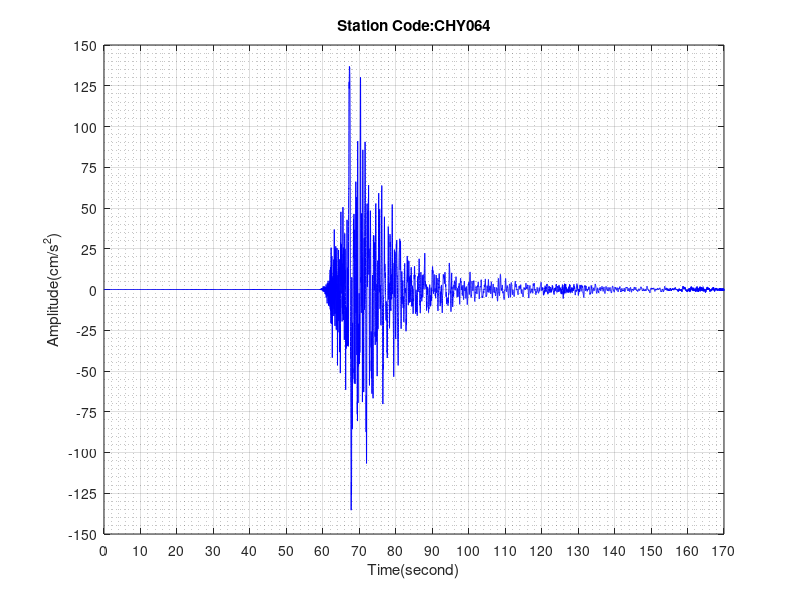

Here is the MATLAB script that generated this plot:
%% Credits
% NCU IPES 葉昀翔 109605510 

%% 單檔案處理 比大小

%%  開檔
fid = fopen('hw12_data.txt','r') ;

%% 讀檔 為矩陣
A = fscanf(fid,'%f %f',[2 inf]) ;   %2列inf行
A = A' ;   %inf列2行

%% 比大小
big = -1E+06 ;
small = +1E+06 ;
for i=1:34000
   if A(i,2) >= big
      big = A(i,2) ;
   end
   if A(i,2) <= small
      small = A(i,2) ;
   end
end

%% 判斷絕對值大小
if abs(small) >= abs(big)
    big = small ;
end

abig = abs(big) ;
fprintf('PGA = %f cm/s^2\n',abig)

%% 判斷震度
if (0.0<=abig && abig<=0.8)
    fprintf('震度 = 0\n')
elseif(0.8<=abig && abig<=2.5)
    fprintf('震度 = 1\n')
elseif(2.5<=abig && abig<=8.0)
    fprintf('震度 = 2\n')
elseif(8.0<=abig && abig<=25)
    fprintf('震度 = 3\n')
elseif(25<=abig && abig<=80)
    fprintf('震度 = 4\n')
elseif(80<=abig && abig<=250)
    fprintf('震度 = 5\n')
elseif(250<=abig && abig<=400)
    fprintf('震度 = 6\n')
elseif(400<=big)
    fprintf('震度 = 7\n')
end

%% 繪圖
x = A(:,1) ;
y = A(:,2) ;

plot(x,y,'b')

xlim( [0,170] )
xticks([0 10 20 30 40 50 60 70 80 90 100 110 120 130 140 150 160 170])
ylim( [-150,150] )
yticks([-150 -125 -100 -75 -50 -25 0 25 50 75 100 125 150])
    
title('Station Code:CHY064')
xlabel('Time(second)')
ylabel('Amplitude(cm/s^2)')

grid on
grid minor

%% 關檔
fclose(fid);
